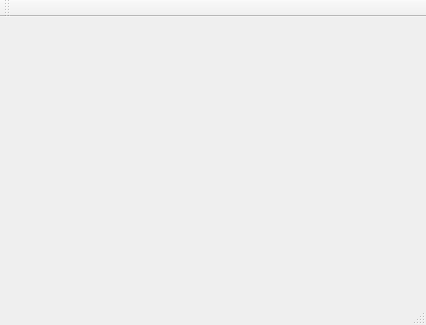
<?xml version="1.0" encoding="UTF-8"?>
<ui version="4.0">
 <class>vediorcv</class>
 <widget class="QMainWindow" name="vediorcv">
  <property name="geometry">
   <rect>
    <x>0</x>
    <y>0</y>
    <width>426</width>
    <height>325</height>
   </rect>
  </property>
  <property name="windowTitle">
   <string>vediorcv</string>
  </property>
  <widget class="QWidget" name="centralWidget">
   <widget class="QLabel" name="label">
    <property name="geometry">
     <rect>
      <x>40</x>
      <y>20</y>
      <width>341</width>
      <height>241</height>
     </rect>
    </property>
    <property name="text">
     <string/>
    </property>
   </widget>
  </widget>
  <widget class="QMenuBar" name="menuBar">
   <property name="geometry">
    <rect>
     <x>0</x>
     <y>0</y>
     <width>426</width>
     <height>24</height>
    </rect>
   </property>
  </widget>
  <widget class="QToolBar" name="mainToolBar">
   <attribute name="toolBarArea">
    <enum>TopToolBarArea</enum>
   </attribute>
   <attribute name="toolBarBreak">
    <bool>false</bool>
   </attribute>
  </widget>
  <widget class="QStatusBar" name="statusBar"/>
 </widget>
 <layoutdefault spacing="6" margin="11"/>
 <resources/>
 <connections/>
</ui>
